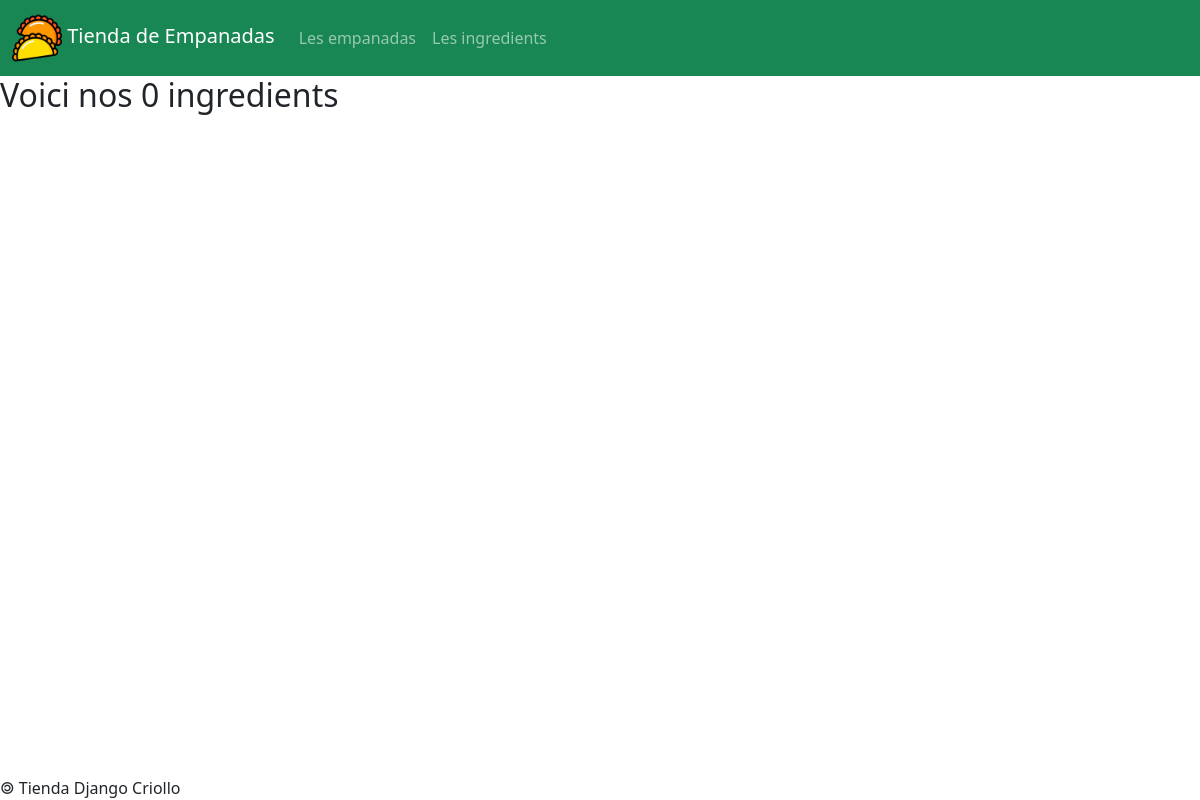
Before: /ingredients/ with the older database file.
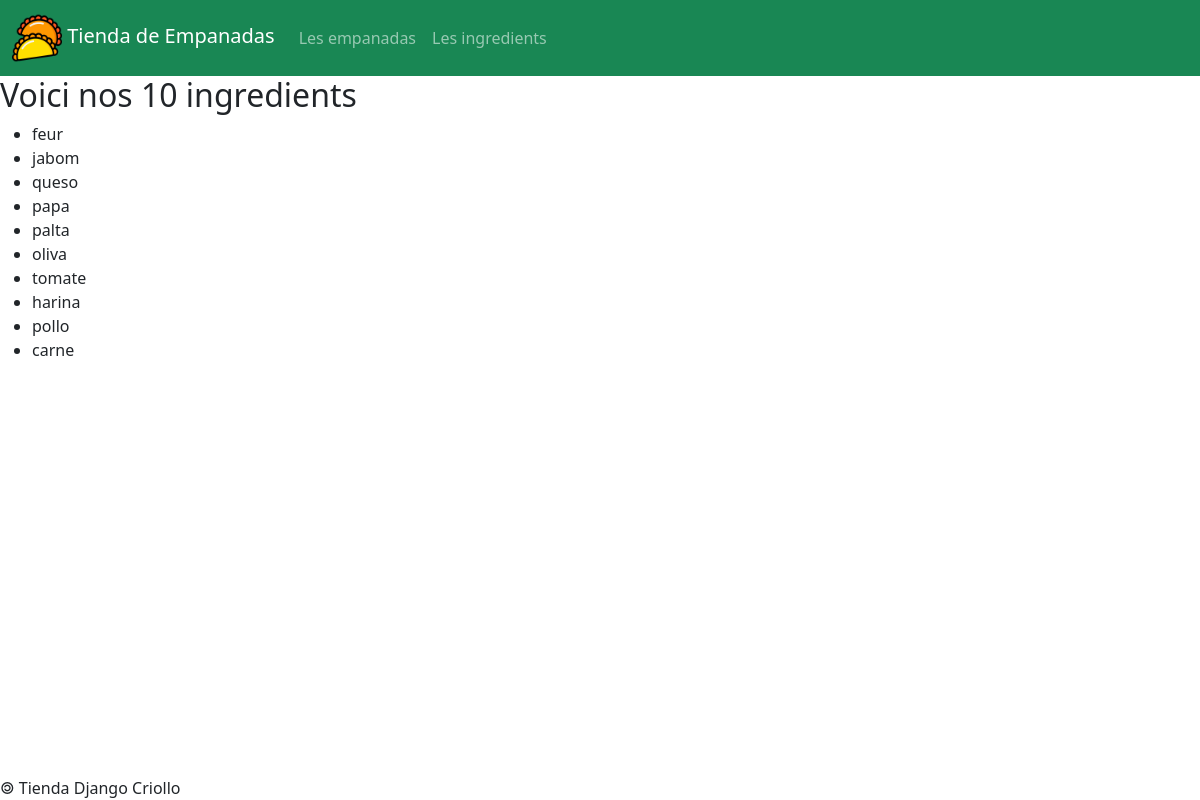
After: the same page with the newer database file.
### empanadas/models.py (models this page shows)
class Ingredient(models.Model):
    idIngredient = models.AutoField( primary_key = True )
    nomIngredient = models.CharField( max_length = 50 )
    def __str__(self) :
        return self.nomIngredient

### empanadas/views.py (the view)
# urls.py: path( 'ingredients/', views.ingredients),
def ingredients(request):
    lesIngredients = Ingredient.objects.all()
    return render(
            request,
            'empanadas/ingredients.html',
            {'ingredients' : lesIngredients}
            )

### empanadas/templates/empanadas/ingredients.html (shortened to what this page needs)
{% extends 'empanadas/base.html' %}
{% block main %}
<h2> Voici nos {{ingredients|length}} ingredients </h2>
<ul>
	{% for ing in ingredients %}
	<li> {{ing}} </li>
	{% endfor %}
</ul>
{% endblock %}

### empanadas/templates/empanadas/base.html (shortened to what this page needs)
{% load static %}
<!DOCTYPE html>
<html lang="fr">
	<head>
		<link href="https://cdn.jsdelivr.net/npm/bootstrap@5.3.3/dist/css/bootstrap.min.css" rel="stylesheet">
		<link href="{% static 'empanadas/css/style.css' %}" rel="stylesheet">
	</head>
	<body>
		<header>
			{% include 'empanadas/menu.html' %}
		</header>
		<main>
			{% block main %} {% endblock %}
		</main>
		<footer>
			{% include 'empanadas/footer.html' %}
		</footer>
	</body>
</html>

### empanadas/templates/empanadas/menu.html (shortened to what this page needs)
{% load static %}
<nav class="navbar navbar-expand-lg navbar-dark bg-success">
	<div class="container-fluid">
		<a class="navbar-brand" href="#">
			<img
				src="{% static 'empanadas/img/ico.png' %}"
				alt="logo"
			/>
			Tienda de Empanadas
		</a>
		<div id="navbarText" class="collapse navbar-collapse">
			<ul class="navbar-nav me-auto mb-2 mb-lg-0">
				<li class="nav-item">
					<a
						class="nav-link"
						href="/empanadas"
					>
						Les empanadas
					</a>
				</li>
				<li class="nav-item">
					<a
						class="nav-link"
						href="/ingredients"
					>
						Les ingredients
					</a>
				</li>
			</ul>
		</div>
	</div>
</nav>

### empanadas/templates/empanadas/footer.html
&#127279; Tienda Django Criollo

### empanadas/static/empanadas/css/style.css (style rules this page uses)
footer { position: absolute; left: 0; bottom: 0; }
img[alt="logo"] { width: 50px; }

Changed rows visible on the page:
added Ingredient: nomIngredient "feur"
added Ingredient: nomIngredient "jabom"
added Ingredient: nomIngredient "queso"
added Ingredient: nomIngredient "papa"
added Ingredient: nomIngredient "palta"
added Ingredient: nomIngredient "oliva"
added Ingredient: nomIngredient "tomate"
added Ingredient: nomIngredient "harina"
added Ingredient: nomIngredient "pollo"
added Ingredient: nomIngredient "carne"
Other visible differences:
{{ ingredients|length }}: "0" → "10"
